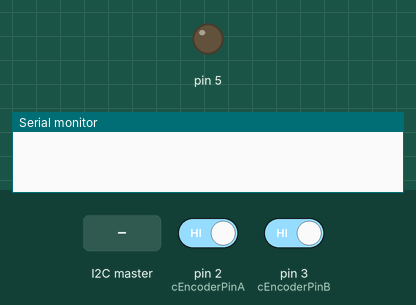
Simulated run of this sketch. Board: Arduino Uno, built with avr-gcc and run on an emulated ATmega328P. Shown: output pins drawn as LEDs (lit = HIGH), the last lines printed to the serial monitor. The inputs (shaded band) are chosen by the test bench; at power-on: pin 2 (cEncoderPinA) HIGH, pin 3 (cEncoderPinB) HIGH.

Above: at 1.2 s.
1.3 s: the I2C master sends the byte 1
At 2.2 s:
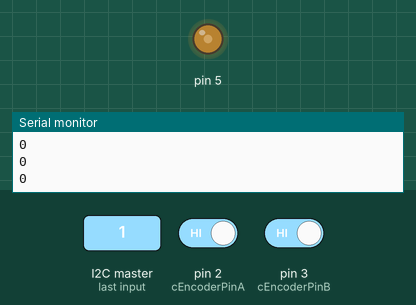
2.8 s: the I2C master sends the byte 90
At 3.4 s:
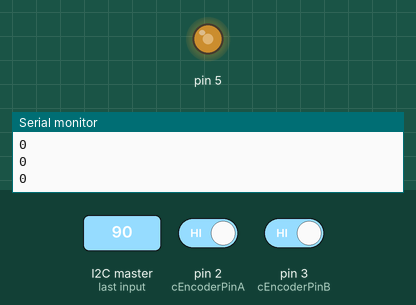
4.3 s: the I2C master sends the byte 2
At 5.5 s:
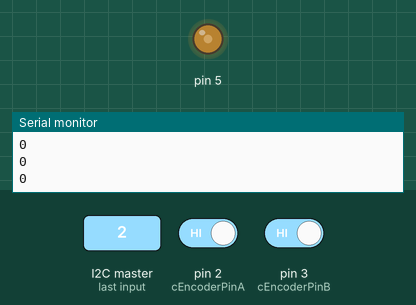
5.8 s: the I2C master sends the byte 200
At 6.8 s:
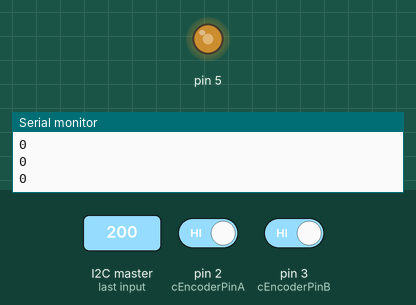
Timing chart, 0 to 8.3 s (numbered marks = the images above; inputs shaded):
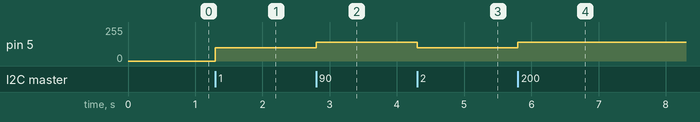

The sketch:

MotorControl_Independent.ino
```cpp
#include <Wire.h>

#include <digitalWriteFast.h>


int  input, PWM, negative, angle = 0, encoderValue = 0;
void align(void);

// It turns out that the regular digitalRead() calls are too slow and bring the arduino down when
// I use them in the interrupt routines while the motor runs at full speed.

// Quadrature encoder
#define cEncoderInterruptA 0
#define cEncoderInterruptB 1
#define cEncoderPinA 2
#define cEncoderPinB 3
#define EncoderIsReversed

volatile bool EncoderASet;
volatile bool EncoderBSet;
volatile bool EncoderAPrev;
volatile bool EncoderBPrev;
volatile long EncoderTicks = 0;

void setup()  {
  Serial.begin(9600);
  Wire.begin(8);
  Wire.onReceive(receiveEvent);

// Quadrature encoder
  pinMode(cEncoderPinA, INPUT);      // sets pin A as input
  digitalWrite(cEncoderPinA, LOW);  // turn on pullup resistors
  pinMode(cEncoderPinB, INPUT);      // sets pin B as input
  digitalWrite(cEncoderPinB, LOW);  // turn on pullup resistors
  attachInterrupt(cEncoderInterruptA, HandleMotorInterruptA, CHANGE);
  attachInterrupt(cEncoderInterruptB, HandleMotorInterruptB, CHANGE);
}

void loop()  {
 encoderValue = encoderCalc();
align();
}

void align(){
   while (encoderValue != angle) {
    if ((encoderValue > (angle+40)) || (encoderValue < (angle-40))) {
      PWM = 140;
    }
    else PWM = 100;
    if (encoderValue < angle) {
      digitalWrite(6, HIGH);
      digitalWrite(7, LOW);
      analogWrite(5, PWM);   //0-255 range for motor speed
    }
    if (encoderValue > angle) {
      digitalWrite(6, LOW);
      digitalWrite(7, HIGH);
      analogWrite(5, PWM);
    }
    encoderValue = encoderCalc();
    Serial.println(encoderValue);
  }
     digitalWrite(6, LOW);
     digitalWrite(7, LOW);
}

// Interrupt service routines for the  motor's quadrature encoder
void HandleMotorInterruptA(){
  EncoderBSet = digitalReadFast(cEncoderPinB);
  EncoderASet = digitalReadFast(cEncoderPinA);

  EncoderTicks+=ParseEncoder();

  EncoderAPrev = EncoderASet;
  EncoderBPrev = EncoderBSet;
}

// Interrupt service routines for the right motor's quadrature encoder
void HandleMotorInterruptB(){
  // negative transition;
  EncoderBSet = digitalReadFast(cEncoderPinB);
  EncoderASet = digitalReadFast(cEncoderPinA);

  EncoderTicks+=ParseEncoder();

  EncoderAPrev = EncoderASet;
  EncoderBPrev = EncoderBSet;
}

int ParseEncoder(){
  if(EncoderAPrev && EncoderBPrev){
    if(!EncoderASet && EncoderBSet) return 1;
    if(EncoderASet && !EncoderBSet) return -1;
  }else if(!EncoderAPrev && EncoderBPrev){
    if(!EncoderASet && !EncoderBSet) return 1;
    if(EncoderASet && EncoderBSet) return -1;
  }else if(!EncoderAPrev && !EncoderBPrev){
    if(EncoderASet && !EncoderBSet) return 1;
    if(!EncoderASet && EncoderBSet) return -1;
  }else if(EncoderAPrev && !EncoderBPrev){
    if(EncoderASet && EncoderBSet) return 1;
    if(!EncoderASet && !EncoderBSet) return -1;
  }
}

int encoderCalc() {
  int i = 0;                              //gearing ratio should be 35/7.5
  i = EncoderTicks * (360/1856.0);
  i = i / (35/7.17);   //adjust for ratio between drive wheel and lazy susan
  return i;
}

void receiveEvent(int howMany) {
  angle = Wire.read();    // receive byte as an integer
  int negative = Wire.read();
 if (negative == 1) {
  angle = angle * -1;
 }
}
```

Measured:
- after the input at 1.3 s, pin 5: 0/255 → 100/255 at once
- after the input at 2.8 s, pin 5: 100/255 → 140/255 at once
- after the input at 4.3 s, pin 5: 140/255 → 100/255 at once
- after the input at 5.8 s, pin 5: 100/255 → 140/255 at once
